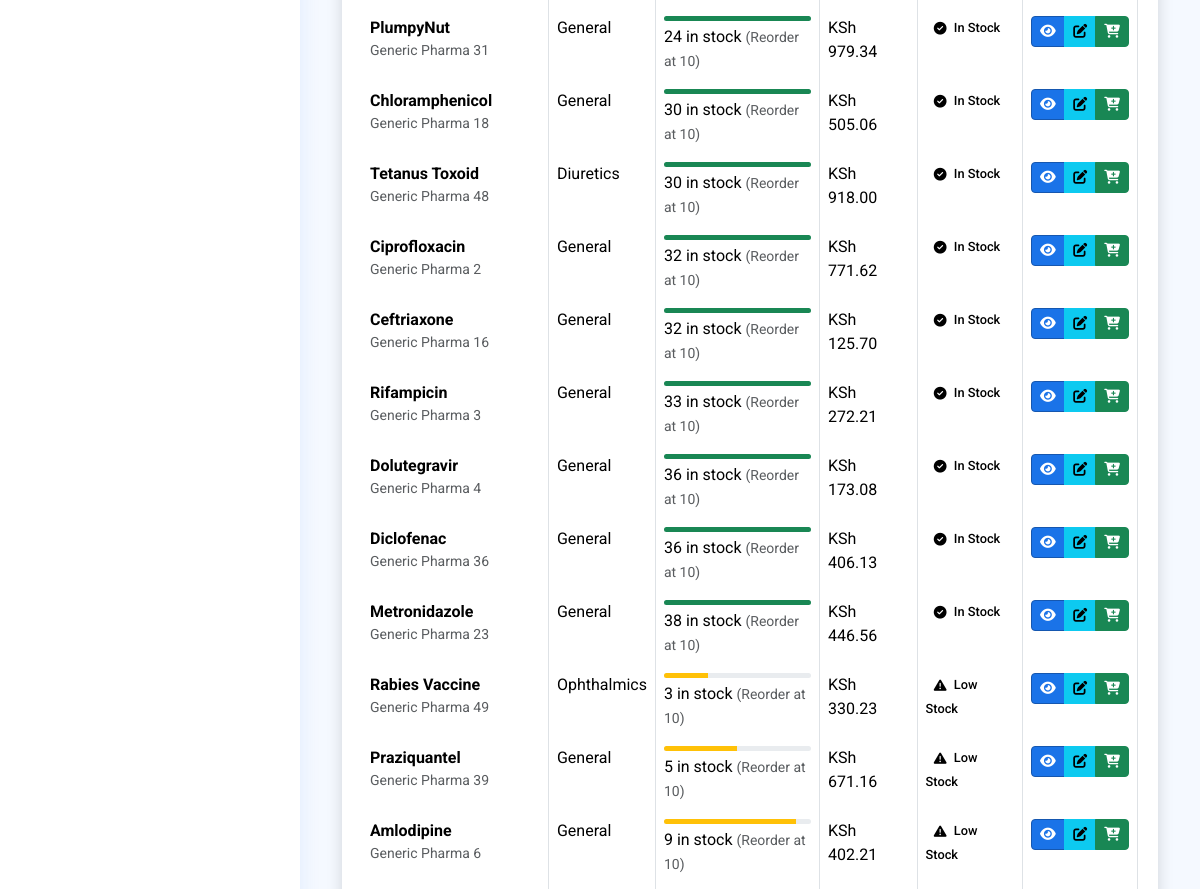
The page /medicines/ (middle part) on the database as committed earlier.
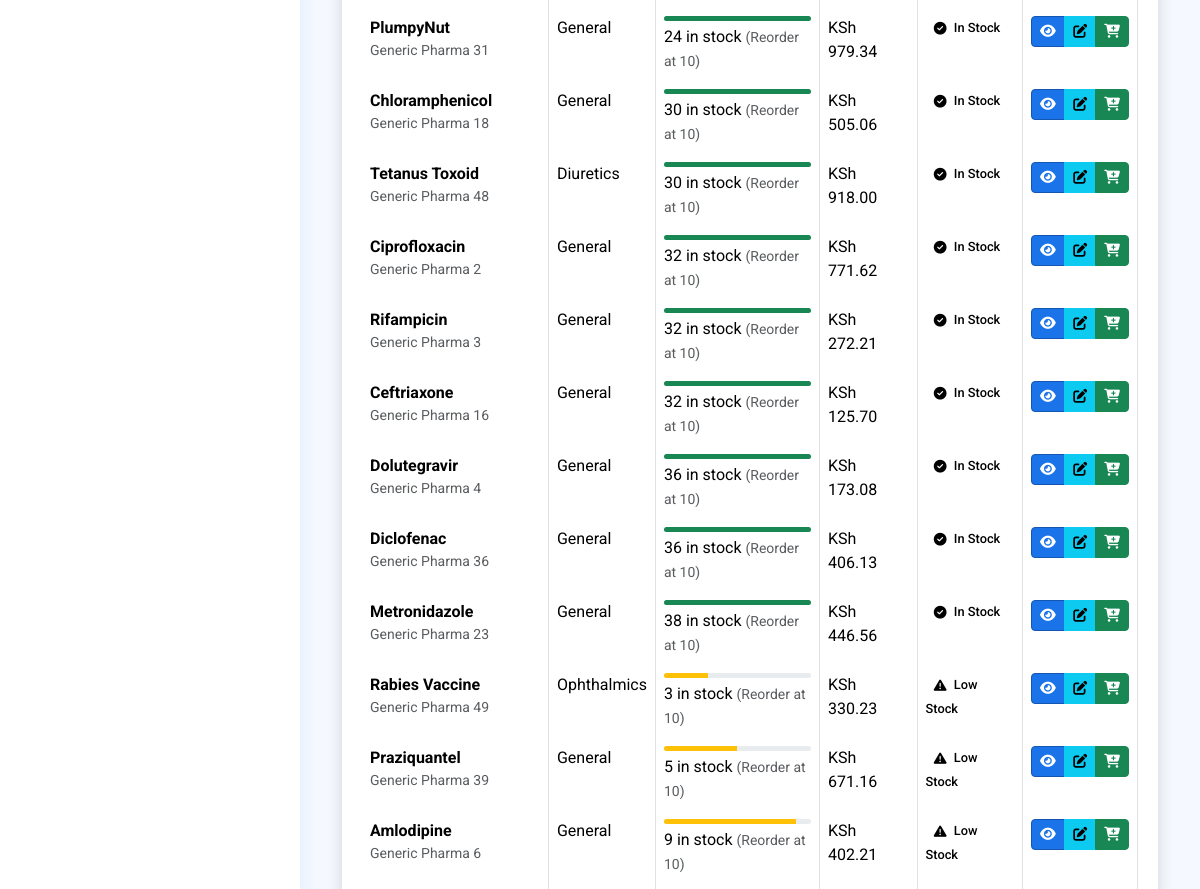
The same page on the database as committed later.
### myapplication/models.py (models this page shows, shortened)
class Medicine(models.Model):
    name = models.CharField(max_length=200)
    category = models.ForeignKey('MedicineCategory', on_delete=models.SET_NULL, null=True, blank=True)
    description = models.TextField(blank=True, null=True)
    quantity_in_stock = models.PositiveIntegerField(default=0)
    unit_price = models.DecimalField(max_digits=10, decimal_places=2)
    reorder_level = models.PositiveIntegerField(default=10)
    manufacturer = models.CharField(max_length=200, blank=True, null=True)
    expiry_date = models.DateField(blank=True, null=True)
    batch_number = models.CharField(max_length=100, blank=True, null=True)
    image = models.ImageField(upload_to='medicine_images/', blank=True, null=True)  # ✅ New field
    created_at = models.DateTimeField(auto_now_add=True)
    updated_at = models.DateTimeField(auto_now=True)
    @property
    def is_low_stock(self):
        return self.quantity_in_stock <= self.reorder_level

class MedicineCategory(models.Model):
    name = models.CharField(max_length=100)
    description = models.TextField(blank=True, null=True)
    def __str__(self):
        return self.name

### myapplication/views.py (the view)
# urls.py: path('medicines/', views.MedicineStockListView.as_view(), name='medicine_stock_list'),
class MedicineStockListView(ListView):
    model = Medicine
    template_name = 'medicines/stock_list.html'
    context_object_name = 'medicines'
    paginate_by = 20
    def get_queryset(self):
        return Medicine.objects.all().order_by('quantity_in_stock')
    def get_context_data(self, **kwargs):
        context = super().get_context_data(**kwargs)
        critical = Medicine.objects.filter(quantity_in_stock__lte=F('reorder_level')/2)
        warning = Medicine.objects.filter(
            quantity_in_stock__gt=F('reorder_level')/2,
            quantity_in_stock__lte=F('reorder_level')
        )
        sufficient = Medicine.objects.filter(quantity_in_stock__gt=F('reorder_level'))
        context.update({
            'critical_count': critical.count(),
            'warning_count': warning.count(),
            'sufficient_count': sufficient.count(),
        })
        return context

### templates/medicines/stock_list.html (shortened to what the changed rows need)
{% extends 'base/base.html' %}
{% load custom_filters %}
{% load static %}
{% block content %}
<link href="{% static 'vendor/datatables/dataTables.bootstrap4.min.css' %}" rel="stylesheet">
<div class="container-fluid">
    <div class="card shadow mb-4">
        <div class="card-body">
            <div class="table-responsive">
                <table class="table table-bordered table-hover" id="medicineTable" width="100%" cellspacing="0">
                    <tbody>
                        {% for medicine in medicines %}
                        <tr class="{% if medicine.quantity_in_stock <= medicine.reorder_level|divisibleby:2 %}stock-critical
                                  {% elif medicine.is_low_stock %}stock-warning
                                  {% else %}stock-good{% endif %}">
                            <td>
                                <strong>{{ medicine.name }}</strong>
                                {% if medicine.manufacturer %}
                                <div class="text-muted small">{{ medicine.manufacturer }}</div>
                                {% endif %}
                            </td>
                            <td>{{ medicine.category|default:"-" }}</td>
                            <td>
                                <div class="progress mb-1" style="height: 5px;">
                                    {% widthratio medicine.quantity_in_stock medicine.reorder_level 100 as stock_percent %}
                                    <div class="progress-bar
                                        {% if medicine.quantity_in_stock <= medicine.reorder_level|divisibleby:2 %}bg-danger
                                        {% elif medicine.is_low_stock %}bg-warning
                                        {% else %}bg-success{% endif %}"
                                        role="progressbar"
                                        style="width: {% if stock_percent > 100 %}100{% else %}{{ stock_percent }}{% endif %}%"
                                        aria-valuenow="{{ stock_percent }}"
                                        aria-valuemin="0"
                                        aria-valuemax="100">
                                    </div>
                                </div>
                                <div>
                                    {{ medicine.quantity_in_stock }} in stock
                                    <span class="text-muted small">(Reorder at {{ medicine.reorder_level }})</span>
                                </div>
                            </td>
                            <td class="font-weight-bold">KSh {{ medicine.unit_price }}</td>
                            <td>
                                {% if medicine.quantity_in_stock <= medicine.reorder_level|divisibleby:2 %}
                                <span class="status-badge badge-danger">
                                    <i class="fas fa-exclamation-circle me-1"></i> Critical
                                </span>
                                {% elif medicine.is_low_stock %}
                                <span class="status-badge badge-warning">
                                    <i class="fas fa-exclamation-triangle me-1"></i> Low Stock
                                </span>
                                {% else %}
                                <span class="status-badge badge-success">
                                    <i class="fas fa-check-circle me-1"></i> In Stock
                                </span>
                                {% endif %}
                            </td>
                            <td>
                                <div class="btn-group btn-group-sm" role="group">
                                    <a href="{% url 'medicine_detail' medicine.pk %}"
                                       class="btn btn-primary"
                                       data-toggle="tooltip"
                                       title="View Details">
                                        <i class="fas fa-eye"></i>
                                    </a>
                                    <a href="#"
                                       class="btn btn-info"
                                       data-toggle="tooltip"
                                       title="Edit Medicine">
                                        <i class="fas fa-edit"></i>
                                    </a>
                                    <a href="#"
                                       class="btn btn-success"
                                       data-toggle="tooltip"
                                       title="Restock">
                                        <i class="fas fa-cart-plus"></i>
                                    </a>
                                </div>
                            </td>
                        </tr>
                        {% endfor %}
                    </tbody>
                </table>
            </div>
        </div>
    </div>
</div>
{% endblock %}

Rows that differ between the two databases and show on the page:
changed Medicine "Rifampicin": quantity_in_stock "33" → "32"; moves up the list
